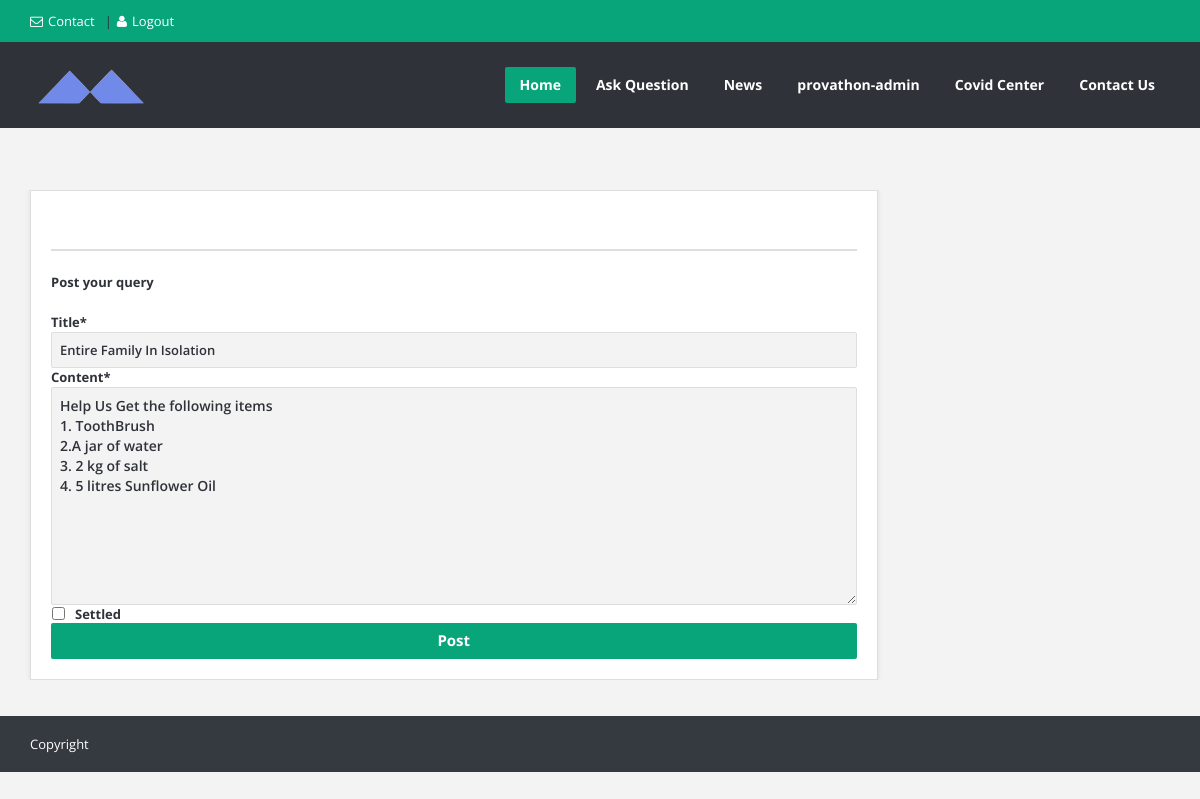
/post/update/6 (signed in), run on the app's committed database.
### posts/models.py (models this page shows, shortened)
class Post(models.Model):
    title = models.CharField(max_length=100)
    content = models.TextField()
    date_posted = models.DateTimeField(default = timezone.now)
    author = models.ForeignKey(User, on_delete = models.CASCADE)
    settled = models.BooleanField(default=False)

### posts/views.py (the view, shortened to what this page needs)
# urls.py: path('post/update/<str:pk>', PostUpdateView.as_view(), name='post-update'),
class PostUpdateView(LoginRequiredMixin, UserPassesTestMixin, UpdateView):
    model = Post
    fields = ['title', 'content', 'settled']
    template_name = 'posts/ask_question.html'
    def test_func(self):
        post = self.get_object()
        if post.author == self.request.user:
            return True
        return False

### posts/templates/posts/ask_question.html (shortened to what this page needs)
{% extends "posts/base.html" %}
{% load crispy_forms_tags %}
{% block content %}
	<section class="container main-content">
		<div class="row">
			<div class="col-md-9">
				<div class="page-content ask-question">
					<div class="boxedtitle page-title"><h2>Ask Question</h2></div>
					<p><b>Post your query</b></p>
					<div class="form-style form-style-3" id="question-submit">
						<form method="POST">
						{{ form|crispy }}
						<input type="submit" value="Post" class="button color small submit">
						</form>
					</div>
				</div>
			</div>
		</div>
	</section>
{% endblock %}

### posts/templates/posts/base.html (shortened to what this page needs)
{% load static %}
<!DOCTYPE html>
<html lang="en">
<head>
	<link rel="stylesheet" href="{% static 'posts/style.css' %}">
	<link rel="stylesheet" href="{% static 'posts/css/responsive.css' %}">
	<link rel="stylesheet" href="{% static 'posts/css/contents.css' %}">
</head>
<body>
<div id="wrap" class="grid_1200">
    	<div id="header-top">
		<section class="container clearfix">
			<nav class="header-top-nav">
				<ul>
					<li><a href="{% url 'contact' %}"><i class="icon-envelope"></i>Contact</a></li>
					{% if user.is_authenticated %}
					<li><a href="{% url 'logout' %}" id="login-panel"><i class="icon-user"></i>Logout</a></li>
					{% else %}
					<li><a href="{% url 'login' %}" id="login-panel"><i class="icon-user"></i>Login</a></li>
					{% endif %}
				</ul>
			</nav>
		</section>
	</div>
	<header id="header">
		<section class="container clearfix">
			<div class="logo"><a href="{% url 'home' %}"><img alt="" src="{% static 'posts/images/logo.png'%}"></a></div>
			<nav class="navigation">
				<ul>
					<li class="current_page_item"><a href="{% url 'home' %}">Home</a>
					</li>
					<li class="ask_question"><a href="{% url 'post-create' %}">Ask Question</a></li>
					<li><a href="https://www.neplinews.com" target="blank">News</a></li>
					{% if user.is_authenticated %}
					<li><a href="{% url 'user-profile' user.username%}">{{user.username}}</a>
					{% else %}
					<li><a href="{% url 'login'%}">User</a></li>
					{% endif%}
					<li><a href="{% url 'covid'%}">Covid Center</a></li>
					<li><a href="{% url 'contact'%}">Contact Us</a></li>
				</ul>
			</nav>
		</section>
	</header>
    {% block content %}{% endblock %}
</div>
</body>
<footer id="footer-bottom">
		<section class="container">
			<div class="copyrights f_left">Copyright<a href="#"></a></div>
		</section>
	</footer>
</html>

### posts/static/posts/css/responsive.css (style rules this page uses)
@media (min-width: 1200px) { .grid_1200 .navigation > ul > li > a { padding: 0 15px; } }
@media (min-width: 1200px) { .grid_1200 .ask-question .form-style label,.grid_1200 .form-style-5.form-style label { width: 17%; } }

### posts/static/posts/css/contents.css (style rules this page uses)
.container.main-content { margin-top: 10%; padding-bottom:3%; position: relative; z-index: 991; }
.page-content,.about-author,.user-question,#related-posts { -moz-box-sizing: border-box; -webkit-box-sizing: border-box; box-sizing: border-box; padding: 20px; border: 1px solid #dedede; background: #FFF; -moz-box-shadow: 0 0 5px #dedede; -webkit-box-shadow: 0 0 5px #dedede; box-shadow: 0 0 5px #dedede; }
.page-content .boxedtitle,.main-content .boxedtitle { margin-bottom: 20px; padding-left: 20px; border-bottom: 0; }
.page-content p { font-size: 13px; font-weight: normal; }
.main-content .boxedtitle { margin-left: 0; margin-right: 0; }
.main-content .page-content .boxedtitle.page-title,.post-box .boxedtitle { margin: -20px -20px 20px; }
.main-content .page-content .boxedtitle.page-title { -moz-box-shadow: none; -webkit-box-shadow: none; box-shadow: none; background: transparent; position: relative; margin-bottom: 10px !important; }
.main-content .page-content .boxedtitle.page-title h2 { padding: 20px 0 10px; margin: 0 20px 20px 0; border-bottom: 2px solid #dedede; font-size: 20px; font-weight: bold; }
.boxedtitle.page-title h2 { font-size: 16px; font-weight: bold; }
.main-content .boxedtitle h1,.main-content .boxedtitle h2,.main-content .boxedtitle h3,.main-content .boxedtitle h4,.main-content .boxedtitle h5,.main-content .boxedtitle h6 { padding-top: 10px; padding-bottom: 10px; }
.page-content { overflow: hidden; height: 100%; }
#footer-bottom { background-color: #353940; padding: 16px 0; font-size: 12px; line-height: 24px; }
.copyrights { font-size: 13px; }
.form-style input,.form-style textarea { display: block; width: 100%; margin: 0; -moz-box-sizing: border-box; -webkit-box-sizing: border-box; box-sizing: border-box; }
.form-style input[type="checkbox"],.form-style input[type="radio"] { width: auto; float: left; margin: 5px 10px 0 1px; }
.form-style input[type="checkbox"] { margin: 2px 10px 0 1px; }
.form-style textarea { display: block; width: 100%; -moz-box-sizing: border-box; -webkit-box-sizing: border-box; box-sizing: border-box; resize: vertical; }
.form-style label { color: #2f3239; display: block; font-size: 13px; font-weight: bold; margin-top: 9px; }
.form-style-3 label,.form-style-4 label { margin-top: 0; }
.form-style input.submit { width: 100%; float: right; }

### data on the page
Post: title "Entire Family In Isolation", content "Help Us Get the following items 1. ToothBrush 2.A jar of water 3. 2 kg of salt 4. 5 litres Sunflower Oil"

### other printed values
{{ user.username }} "provathon-admin"
